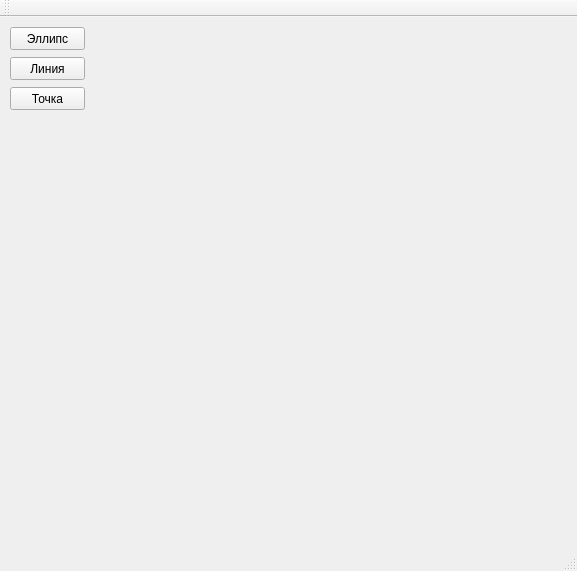
<?xml version="1.0" encoding="UTF-8"?>
<ui version="4.0">
 <class>MainWindow</class>
 <widget class="QMainWindow" name="MainWindow">
  <property name="geometry">
   <rect>
    <x>0</x>
    <y>0</y>
    <width>577</width>
    <height>571</height>
   </rect>
  </property>
  <property name="windowTitle">
   <string>MainWindow</string>
  </property>
  <widget class="QWidget" name="centralWidget">
   <widget class="QPushButton" name="ellipse_button">
    <property name="geometry">
     <rect>
      <x>10</x>
      <y>10</y>
      <width>75</width>
      <height>23</height>
     </rect>
    </property>
    <property name="text">
     <string>Эллипс</string>
    </property>
   </widget>
   <widget class="QPushButton" name="line_button">
    <property name="geometry">
     <rect>
      <x>10</x>
      <y>40</y>
      <width>75</width>
      <height>23</height>
     </rect>
    </property>
    <property name="text">
     <string>Линия</string>
    </property>
   </widget>
   <widget class="QPushButton" name="point_button">
    <property name="geometry">
     <rect>
      <x>10</x>
      <y>70</y>
      <width>75</width>
      <height>23</height>
     </rect>
    </property>
    <property name="text">
     <string>Точка</string>
    </property>
   </widget>
   <widget class="QWidget" name="widget" native="true">
    <property name="geometry">
     <rect>
      <x>100</x>
      <y>10</y>
      <width>471</width>
      <height>521</height>
     </rect>
    </property>
   </widget>
  </widget>
  <widget class="QToolBar" name="mainToolBar">
   <attribute name="toolBarArea">
    <enum>TopToolBarArea</enum>
   </attribute>
   <attribute name="toolBarBreak">
    <bool>false</bool>
   </attribute>
  </widget>
  <widget class="QStatusBar" name="statusBar"/>
 </widget>
 <layoutdefault spacing="6" margin="11"/>
 <resources/>
 <connections/>
</ui>
